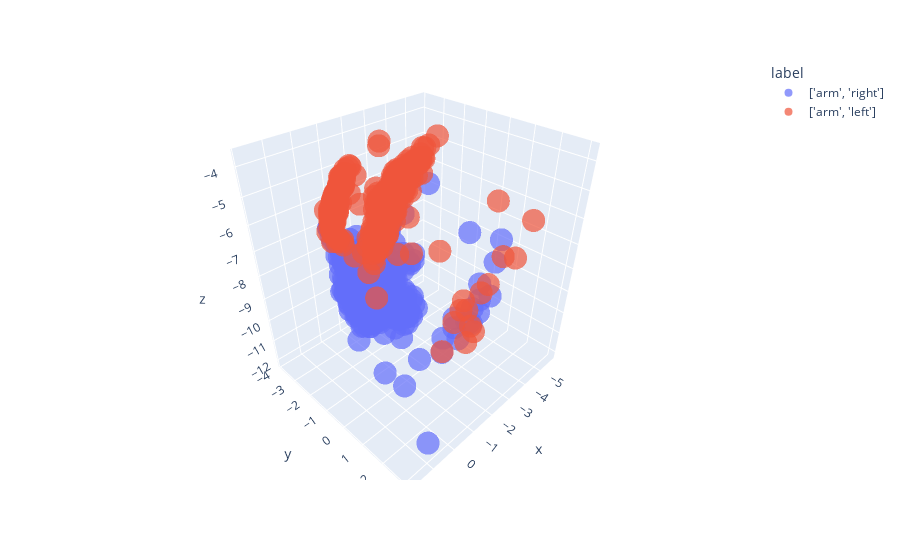

Notebook code cell kept with this figure:
### Code cell
df = pd.concat([df7, df8])
fig = px.scatter_3d(df, x='x', y='y', z='z', color='label',opacity=.7)
fig.show()

### Figure 1 — Plotly figure (JSON) as saved in the notebook; plotly's stock layout.template omitted (floating-point values rounded to 4 significant figures; data arrays with more than 128 entries replaced by an {"elided": "..."} marker saying what was removed)
{"data": [{"hovertemplate": "label=['arm', 'right']<br>x=%{x}<br>y=%{y}<br>z=%{z}<extra></extra>", "legendgroup": "['arm', 'right']", "marker": {"color": "#636efa", "opacity": 0.7, "symbol": "circle"}, "mode": "markers", "name": "['arm', 'right']", "scene": "scene", "showlegend": true, "type": "scatter3d", "x": {"elided": "462 float values"}, "y": {"elided": "462 float values"}, "z": {"elided": "462 float values"}}, {"hovertemplate": "label=['arm', 'left']<br>x=%{x}<br>y=%{y}<br>z=%{z}<extra></extra>", "legendgroup": "['arm', 'left']", "marker": {"color": "#EF553B", "opacity": 0.7, "symbol": "circle"}, "mode": "markers", "name": "['arm', 'left']", "scene": "scene", "showlegend": true, "type": "scatter3d", "x": {"elided": "364 float values"}, "y": {"elided": "364 float values"}, "z": {"elided": "364 float values"}}], "layout": {"legend": {"title": {"text": "label"}, "tracegroupgap": 0}, "margin": {"t": 60}, "scene": {"domain": {"x": [0, 1], "y": [0, 1]}, "xaxis": {"title": {"text": "x"}}, "yaxis": {"title": {"text": "y"}}, "zaxis": {"title": {"text": "z"}}}}}
